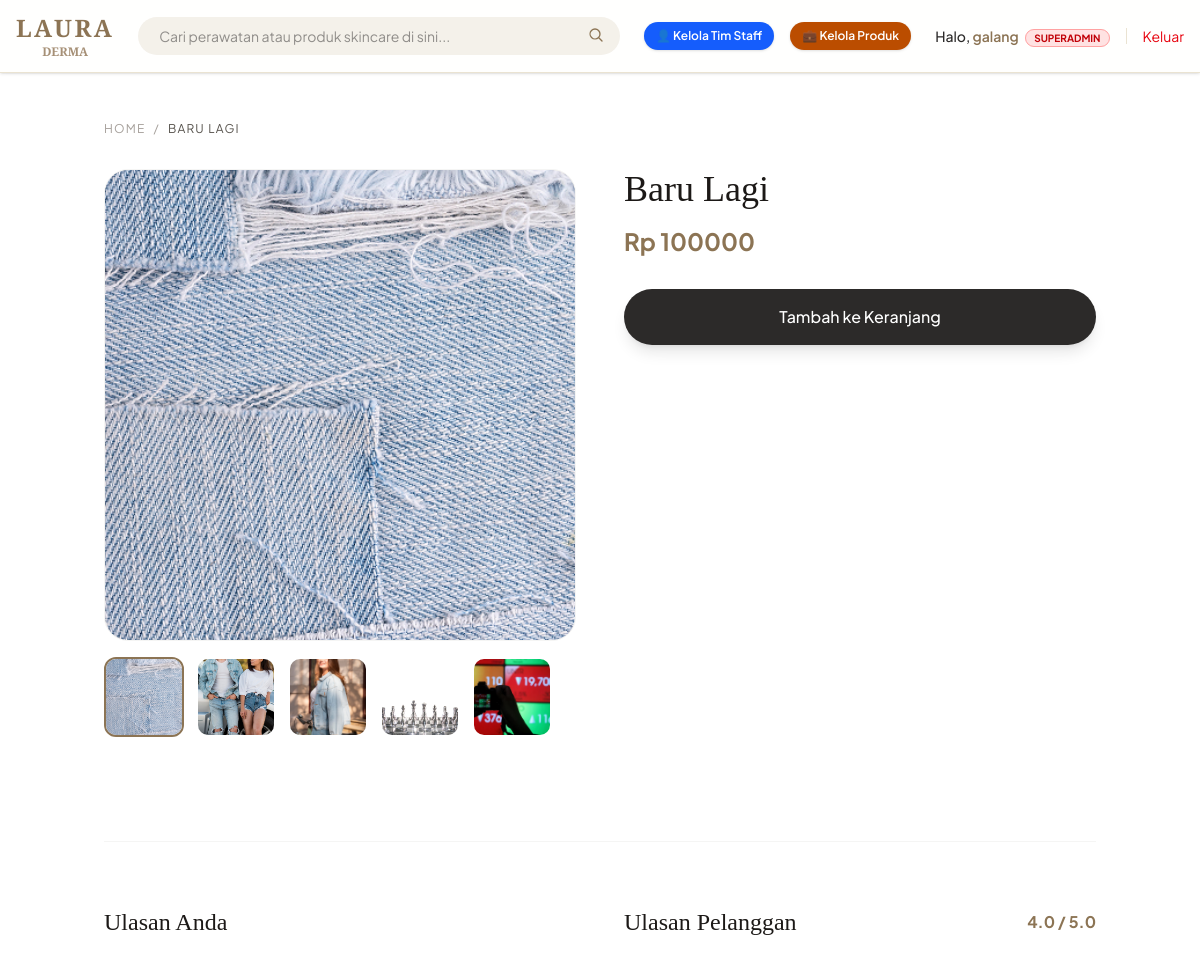
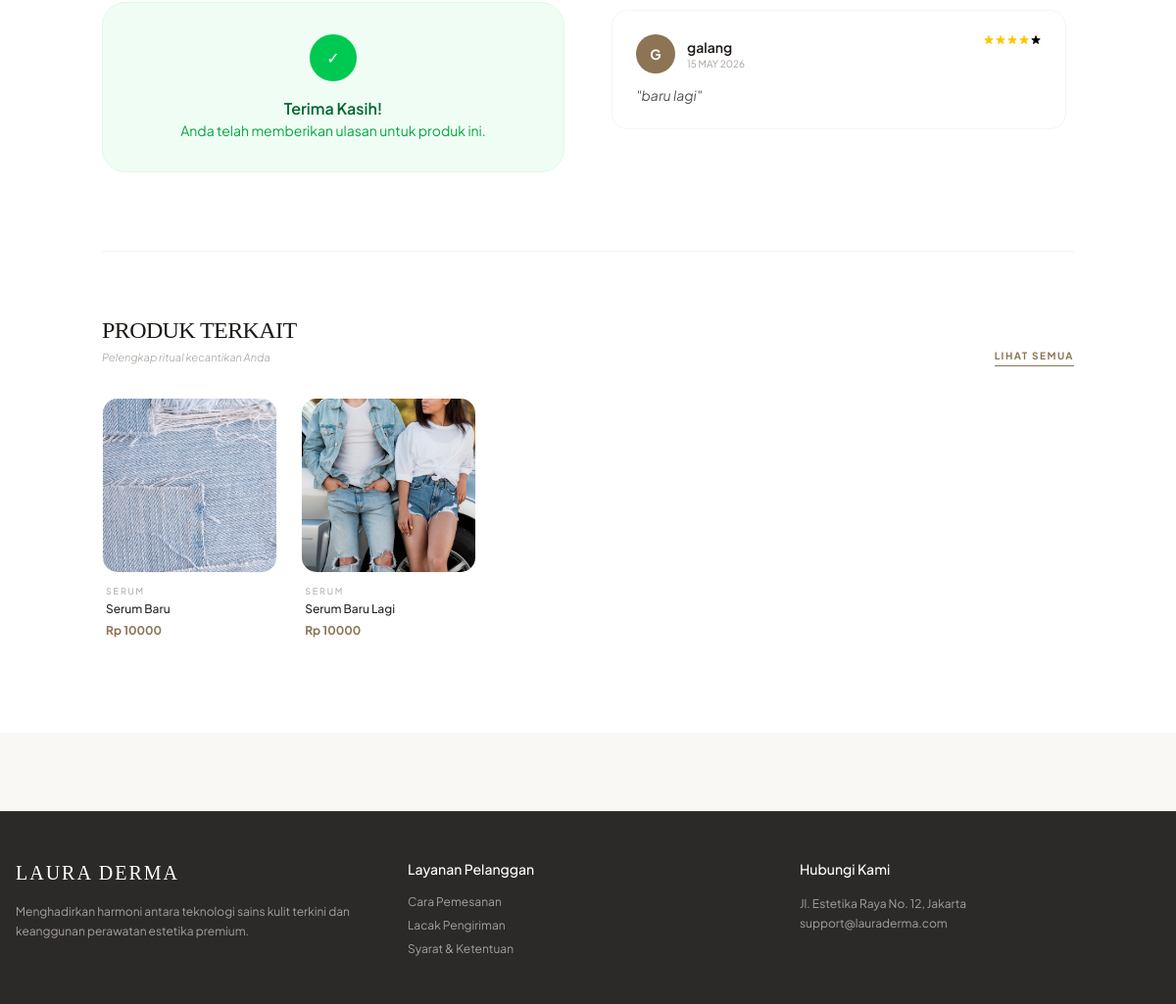
Screenshot of /produk/4/ (signed in) with the database file from the repository (2 pictures, top to bottom).
### toko/models.py (models this page shows, shortened)
class Produk(models.Model):
    kategori = models.ForeignKey(Kategori, on_delete=models.SET_NULL, null=True, blank=True, related_name='produk')
    nama = models.CharField(max_length=200)
    slug = models.SlugField(unique=True, max_length=250)
    gambar = models.ImageField(upload_to='produk/thumbnails/', blank=True, null=True)
    deskripsi = models.TextField(blank=True, null=True)
    harga = models.IntegerField()  # Menggunakan integer agar pas untuk mata uang Rupiah
    stok = models.IntegerField(default=0)
    is_flash_sale = models.BooleanField(default=False) # Penanda untuk masuk bagian diskon
    dibuat_pada = models.DateTimeField(auto_now_add=True)
    class Meta:
        verbose_name_plural = "Produk"

class ProdukGambar(models.Model):
    produk = models.ForeignKey(Produk, on_delete=models.CASCADE, related_name='galeri')
    gambar = models.ImageField(upload_to='produk/galeri/')
    alt_text = models.CharField(max_length=255, blank=True, null=True)

class Review(models.Model):
    produk = models.ForeignKey(Produk, on_delete=models.CASCADE, related_name='reviews')
    user = models.ForeignKey(User, on_delete=models.CASCADE)
    rating = models.IntegerField(default=5) # 1 sampai 5
    komentar = models.TextField()
    tanggal = models.DateTimeField(auto_now_add=True)

class Kategori(models.Model):
    nama = models.CharField(max_length=100)
    slug = models.SlugField(unique=True, max_length=150)
    class Meta:
        verbose_name_plural = "Kategori" # Agar di halaman admin tulisannya rapi

### toko/views.py (the view)
# urls.py: path('produk/<int:id>/', detail_produk, name='detail_produk'),
def detail_produk(request, id):
    produk = get_object_or_404(Produk, id=id)
    produk_terkait = Produk.objects.filter(kategori=produk.kategori).exclude(id=id)[:4]
    is_wishlisted = False
    is_liked = False
    reviews = produk.reviews.all().order_by('-tanggal')
    rata_rata_rating = reviews.aggregate(Avg('rating'))['rating__avg'] or 0
    user_sudah_review = False
    if request.user.is_authenticated:
        is_wishlisted = Wishlist.objects.filter(user=request.user, produk=produk).exists()
        is_liked = Like.objects.filter(user=request.user, produk=produk).exists()
        user_sudah_review = Review.objects.filter(produk=produk, user=request.user).exists()
    context = {
        'produk': produk,
        'produk_terkait': produk_terkait,
        'reviews': reviews,
        'is_wishlisted': is_wishlisted,
        'is_liked': is_liked,
        'rata_rata_rating': round(rata_rata_rating, 1),
        'jumlah_review': reviews.count(),
        'user_sudah_review': user_sudah_review,
    }
    return render(request, 'detail_produk.html', context)

### toko/context_processors.py (called while the page is built)
def wishlist_count(request):
    if request.user.is_authenticated:
        count = Wishlist.objects.filter(user=request.user).count()
    else:
        count = 0
    return {'wish_count': count}

### templates/detail_produk.html (shortened to what this page needs)
{% extends 'base.html' %}
{% block content %}
<section class="py-12 bg-white">
    <div class="container mx-auto px-4">
        <nav class="flex mb-8 text-xs text-stone-400 uppercase tracking-widest">
            <a href="{% url 'home' %}" class="hover:text-[#8C7454]">Home</a>
            <span class="mx-2">/</span>
            <span class="text-stone-600">{{ produk.nama }}</span>
        </nav>
        <div class="flex flex-col lg:flex-row gap-12">
            <div class="lg:w-1/2">
                <div class="sticky top-24">
                    <div class="aspect-square rounded-3xl overflow-hidden bg-[#F4F1EA] mb-4 border border-stone-100">
                        {% if produk.gambar %}
                            <img id="main-image" src="{{ produk.gambar.url }}" class="w-full h-full object-cover transition-opacity duration-300">
                        {% endif %}
                    </div>
                    {% if produk.galeri.all %}
                    <div class="flex gap-3 overflow-x-auto pb-2 scrollbar-hide">
                        <div class="w-20 h-20 flex-shrink-0 rounded-xl overflow-hidden cursor-pointer border-2 border-[#8C7454] thumbnail-item"
                             onclick="changeImage('{{ produk.gambar.url }}', this)">
                            <img src="{{ produk.gambar.url }}" class="w-full h-full object-cover">
                        </div>
                        {% for item in produk.galeri.all %}
                        <div class="w-20 h-20 flex-shrink-0 rounded-xl overflow-hidden cursor-pointer border-2 border-transparent hover:border-stone-300 thumbnail-item"
                             onclick="changeImage('{{ item.gambar.url }}', this)">
                            <img src="{{ item.gambar.url }}" class="w-full h-full object-cover">
                        </div>
                        {% endfor %}
                    </div>
                    {% endif %}
                </div>
            </div>
            <div class="lg:w-1/2">
                <h1 class="text-4xl font-serif text-stone-900 mb-4">{{ produk.nama }}</h1>
                <p class="text-2xl font-bold text-[#8C7454] mb-6">Rp {{ produk.harga }}</p>
                <div class="flex gap-4 mb-10">
                    <button class="flex-1 bg-[#2C2A29] text-white py-4 rounded-full font-medium hover:bg-[#8C7454] transition-all shadow-lg">
                        Tambah ke Keranjang
                    </button>
                </div>
            </div>
        </div>
        <section class="mt-24 border-t border-stone-100 pt-16">
            <div class="flex flex-col lg:flex-row justify-between gap-12">
                <div class="w-full lg:w-1/2">
                    <h3 class="text-2xl font-serif text-stone-900 mb-6">Ulasan Anda</h3>
                    <div id="review-section-wrapper">
                        {% if user.is_authenticated %}
                            {% if user_sudah_review %}
                                <div class="p-8 bg-green-50 rounded-3xl border border-green-100 text-center">
                                    <div class="w-12 h-12 bg-green-500 rounded-full flex items-center justify-center mx-auto mb-4 text-white">✓</div>
                                    <h4 class="text-green-800 font-semibold">Terima Kasih!</h4>
                                    <p class="text-green-600 text-sm">Anda telah memberikan ulasan untuk produk ini.</p>
                                </div>
                            {% endif %}
                        {% else %}
                            <div class="p-8 bg-stone-50 rounded-3xl border border-dashed text-center">
                                <p class="text-sm text-stone-500">Silakan <a href="{% url 'login' %}" class="text-[#8C7454] underline font-bold">Login</a> untuk memberikan ulasan.</p>
                            </div>
                        {% endif %}
                    </div>
                </div>
                <div class="w-full lg:w-1/2">
                    <div class="flex items-center justify-between mb-8">
                        <h3 class="text-2xl font-serif text-stone-900">Ulasan Pelanggan</h3>
                        <span class="text-[#8C7454] font-bold">{{ rata_rata_rating|default:"0" }} / 5.0</span>
                    </div>
                    <div id="reviewContainer" class="space-y-6 max-h-[500px] overflow-y-auto pr-2 scrollbar-thin">
                        {% for review in reviews %}
                        <div class="bg-white border border-stone-100 p-6 rounded-2xl">
                            <div class="flex justify-between items-start mb-3">
                                <div class="flex items-center gap-3">
                                    <div class="w-10 h-10 rounded-full bg-[#8C7454] flex items-center justify-center text-white font-bold text-sm">
                                        {{ review.user.username|slice:":1"|upper }}
                                    </div>
                                    <div>
                                        <p class="font-semibold text-stone-900 text-sm">{{ review.user.username }}</p>
                                        <p class="text-[10px] text-stone-400 uppercase">{{ review.tanggal|date:"d M Y" }}</p>
                                    </div>
                                </div>
                                <div class="flex text-yellow-400">
                                    {% for i in "12345" %}
                                    <svg class="w-3 h-3 {% if forloop.counter <= review.rating %}fill-current{% else %}text-stone-200{% endif %}" viewBox="0 0 20 20"><path d="M9.049 2.927c.3-.921 1.603-.921 1.902 0l1.07 3.292a1 1 0 00.95.69h3.462c.969 0 1.371 1.24.588 1.81l-2.8 2.034a1 1 0 00-.364 1.118l1.07 3.292c.3.921-.755 1.688-1.54 1.118l-2.8-2.034a1 1 0 00-1.175 0l-2.8 2.034c-.784.57-1.838-.197-1.539-1.118l1.07-3.292a1 1 0 00-.364-1.118L2.98 8.72c-.783-.57-.38-1.81.588-1.81h3.461a1 1 0 00.951-.69l1.07-3.292z" /></svg>
                                    {% endfor %}
                                </div>
                            </div>
                            <p class="text-stone-600 text-sm italic">"{{ review.komentar }}"</p>
                        </div>
                        {% empty %}
                        <p id="no-review" class="text-stone-400 italic text-center py-10">Belum ada ulasan.</p>
                        {% endfor %}
                    </div>
                </div>
            </div>
        </section>
    </div>
    {% if produk_terkait %}
        <div class="container mx-auto px-4">
            <div class="mt-20 border-t border-stone-100 pt-16 pb-12">
                <div class="flex items-end justify-between mb-8">
                    <div>
                        <h2 class="text-xl md:text-2xl font-serif text-stone-900 uppercase tracking-tight">Produk Terkait</h2>
                        <p class="text-stone-400 text-[11px] mt-1 font-light italic">Pelengkap ritual kecantikan Anda</p>
                    </div>
                    <a href="{% url 'home' %}" class="text-[10px] font-bold uppercase tracking-[0.15em] text-[#8C7454] border-b border-[#8C7454] pb-0.5 hover:text-[#735F43] transition-colors">
                        Lihat Semua
                    </a>
                </div>
                <div class="grid grid-cols-2 sm:grid-cols-3 md:grid-cols-4 lg:grid-cols-5 gap-6">
                    {% for p in produk_terkait %}
                    <div class="group">
                        <div class="relative aspect-square rounded-2xl overflow-hidden bg-[#FAF8F5] mb-3 border border-stone-50 transition-all duration-300 group-hover:shadow-md">
                        </div>
                        <div class="px-1">
                            <p class="text-[9px] text-stone-400 uppercase tracking-[0.2em] mb-1">{{ p.kategori.nama }}</p>
                            <a href="{% url 'detail_produk' p.id %}">
                                <h4 class="text-xs font-medium text-stone-800 group-hover:text-[#8C7454] transition-colors line-clamp-1">
                                    {{ p.nama }}
                                </h4>
                            </a>
                            <p class="text-[#8C7454] text-xs font-bold mt-1.5">Rp {{ p.harga }}</p>
                        </div>
                    </div>
                    {% endfor %}
                </div>
            </div>
        </div>
    {% endif %}
</section>
{% endblock %}

### templates/partials/navbar.html (shortened to what this page needs)
<nav class="sticky top-0 z-50 bg-white/90 backdrop-blur-md border-b border-[#EAE3D2] shadow-sm">
    <div class="max-w-7xl mx-auto px-4 py-3 flex items-center justify-between gap-6">
        <a href="{% url 'home' %}" class="text-2xl font-semibold tracking-widest serif-font text-[#8C7454] block">
            LAURA<span class="text-xs block tracking-normal text-center text-[#A69076]">DERMA</span>
        </a>
        <div class="flex-1 max-w-2xl relative">
            <input type="text" placeholder="Cari perawatan atau produk skincare di sini..." class="w-full bg-[#F4F1EA] border border-transparent focus:border-[#8C7454] focus:bg-white rounded-full py-2 px-5 text-sm outline-none transition-all">
            <button class="absolute right-4 top-2.5 text-[#8C7454]">
                <svg xmlns="http://www.w3.org/2000/svg" fill="none" viewBox="0 0 24 24" stroke-width="2" stroke="currentColor" class="w-4 h-4"><path stroke-linecap="round" stroke-linejoin="round" d="m21 21-5.197-5.197m0 0A7.5 7.5 0 1 0 5.196 5.196a7.5 7.5 0 0 0 10.603 10.603Z" /></svg>
            </button>
        </div>
        <div class="flex items-center gap-6 text-[#2C2A29]">
            {% if user.is_authenticated %}
                <div class="flex items-center gap-4 text-sm">
                    {% if user.is_superuser %}
                        <a href="{% url 'kelola_staff' %}" class="bg-blue-600 text-white px-3 py-1.5 rounded-full text-xs font-semibold hover:bg-blue-700 transition-colors flex items-center gap-1 shadow-sm">
                            👤 Kelola Tim Staff
                        </a>
                        <a href="{% url 'kelola_produk' %}" class="bg-amber-700 text-white px-3 py-1.5 rounded-full text-xs font-semibold hover:bg-amber-800 transition-colors flex items-center gap-1 shadow-sm">
                            💼 Kelola Produk
                        </a>
                    {% elif user.is_staff %}
                        <a href="{% url 'kelola_produk' %}" class="bg-amber-700 text-white px-3 py-1.5 rounded-full text-xs font-semibold hover:bg-amber-800 transition-colors flex items-center gap-1 shadow-sm">
                            💼 Kelola Produk
                        </a>
                    {% endif %}
                    <div class="text-sm font-medium text-[#2C2A29] ml-2">
                        Halo, <span class="font-semibold text-[#8C7454]">{{ user.username }}</span>
                        {% if user.is_superuser %}
                            <span class="ml-1 text-[10px] bg-red-100 text-red-700 border border-red-300 px-2 py-0.5 rounded-full font-bold">SUPERADMIN</span>
                        {% elif user.is_staff %}
                            <span class="ml-1 text-[10px] bg-amber-100 text-amber-700 border border-amber-300 px-2 py-0.5 rounded-full font-bold">STAFF</span>
                        {% else %}
                            <span class="ml-1 text-[10px] bg-stone-100 text-stone-600 border border-stone-300 px-2 py-0.5 rounded-full font-bold">MEMBER</span>
                        {% endif %}
                    </div>
                    <a href="{% url 'logout' %}" class="text-sm text-red-600 hover:underline">Keluar</a>
                </div>
            {% endif %}
        </div>
    </div>
</nav>

### templates/base.html (style rules this page uses)
body { font-family: 'Plus Jakarta Sans', sans-serif; }
.serif-font { font-family: 'Playfair Display', serif; }

### rows the page displays
Produk: nama "BARU LAGI", gambar (picture), nama "Baru Lagi", harga "100000"
ProdukGambar: gambar (picture)
ProdukGambar: gambar (picture)
ProdukGambar: gambar (picture)
ProdukGambar: gambar (picture)
Review: user.username "G", user.username "galang", tanggal "15 MAY 2026", rating 4 (drawn), komentar "baru lagi"
Produk: kategori.nama "SERUM", nama "Serum Baru", harga "10000"
Produk: kategori.nama "SERUM", nama "Serum Baru Lagi", harga "10000"

### other values shown
{{ user.username }} "galang"
{{ rata_rata_rating|default:"0" }} "4.0"
